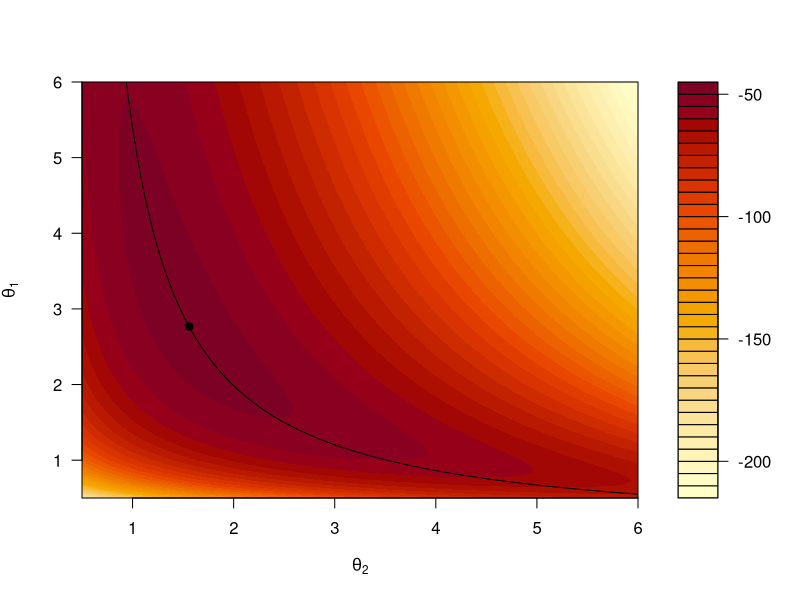
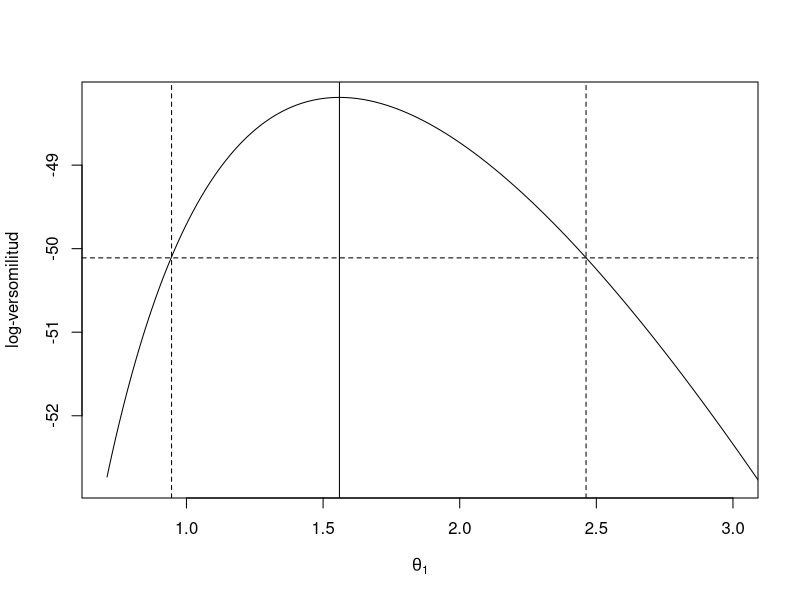

These figures' R source, in order:
library(maxLik)
x= c(2.3, 0.7, 8.0, 4.4, 15.6, 3.0, 1.9, 1.5, 1.7, 1.0, 2.4, 0.5, 3.3, 5.7, 6.9, 8.9, 1.9, 9.0, 4.5, 3.1)

loglik.gamma = function(parm,x){
  sum(dgamma(x,parm[1],1/parm[2],log=T))
}
loglik.gamma.beta = function(parm,x,alfa){
  sum(dgamma(x,parm,1/alfa,log=T))
}

mle.gamma = maxLik(loglik.gamma,start = c(1,1),x=x,method='NR')

alfa0.1 = seq(0.5,10,length.out=500)
beta0.1 = NULL
ll0.1 = NULL
for(i in 1:length(alfa0.1)){
  if(i ==1){beta00 =2}else{beta00 = beta0.1[i-1]}
  mleEst0 = maxLik(loglik.gamma.beta,x=x,alfa=alfa0.1[i],start=beta00)
  beta0.1[i] = mleEst0$estimate
  ll0.1[i] = mleEst0$maximum
}

alp = seq(0.5,6,length.out=100)
bet = seq(0.5,6,length.out=100)
griddf <- expand.grid(alp,bet)
llr = apply(griddf,1,function(y){loglik.gamma(y,x)})
llrm = matrix(llr,nrow=100,byrow = F)

filled.contour(bet,alp,llrm,nlevels=25,
               plot.axes={
                 lines(beta0.1,alfa0.1,col=1,type='l')
                 points(mle.gamma$estimate[1],mle.gamma$estimate[2],pch=19)
                 axis(side=1)
                 axis(side=2)
               },xlab=expression(theta[2]),ylab=expression(theta[1])              
)

val =  2*(logLik(mle.gamma)-ll0.1)
cond = val < qchisq(0.95,1)
IC = range(beta0.1[cond])
IC
confint(mle.gamma)
yl = logLik(mle.gamma)-qchisq(0.95,1)/2

plot(beta0.1,ll0.1,type='l',xlim=c(min(beta0.1),3),ylim=c(-52.8,max(ll0.1)),
     xlab=expression(theta[1]),ylab='log-versomilitud')
abline(h=yl,lty=2)
abline(v=IC,lty=2)
abline(v=mle.gamma$estimate[1])

#############
